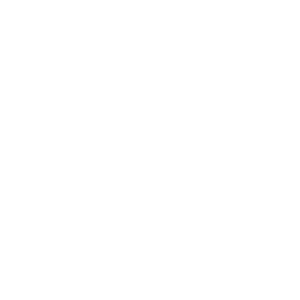
Frame 1 (no input)
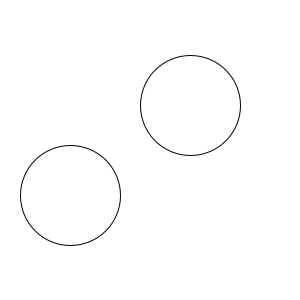
Frame 60 (the mouse pressed at the canvas centre just before this capture)
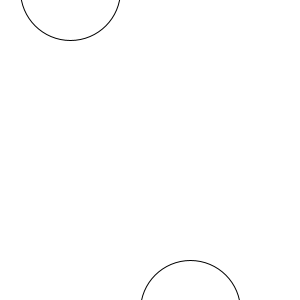
Frame 120 (the mouse held since frame 60 and released just before this capture)

The Processing sketch that drew these frames (run headless with seeded random() and noise(); from frame 60 on, the mouse is pressed at the canvas centre):

// Processing sketch: updown
// ── updown.pde
//variable
int x, y;

void setup()  {
  size (300, 300);
  x = 400;
  y = -100;
} //---end of setup---

void draw()  {
  background(255);
  ellipse(70, y, 100, 100);
  ellipse(190, x, 100, 100);
  y = y + 5;
  x = x - 5;
  if (y > 400) {
    x = 400;
    y = -100;
  }
}
